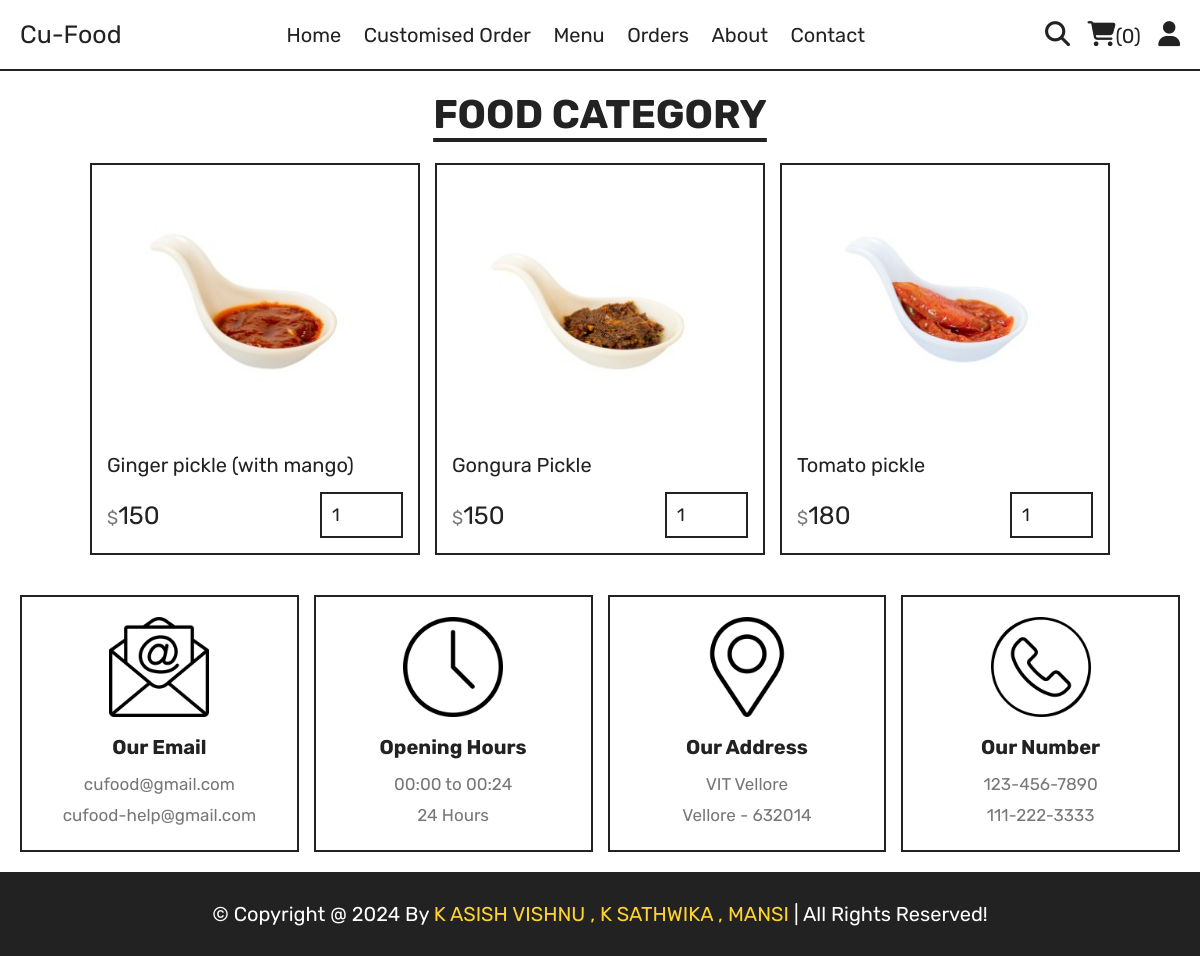
The app's page /category.php?category=main dish with its own data.
### tables this page shows
CREATE TABLE `products` (
  `id` int(100) NOT NULL,
  `name` varchar(100) NOT NULL,
  `category` varchar(100) NOT NULL,
  `price` int(10) NOT NULL,
  `image` varchar(100) NOT NULL
);

### category.php (the view, shortened to what this page needs)
<?php
include 'components/connect.php';
?>
<!DOCTYPE html>
<html lang="en">
<head>
   <link rel="stylesheet" href="https://cdnjs.cloudflare.com/ajax/libs/font-awesome/6.1.1/css/all.min.css">
   <link rel="stylesheet" href="css/style.css">
</head>
<body>
<?php include 'components/user_header.php'; ?>
<section class="products">
   <h1 class="title">food category</h1>
   <div class="box-container">
      <?php
         $category = $_GET['category'];
         $select_products = $conn->prepare("SELECT * FROM `products` WHERE category = ?");
         $select_products->execute([$category]);
         if($select_products->rowCount() > 0){
            while($fetch_products = $select_products->fetch(PDO::FETCH_ASSOC)){
      ?>
      <form action="" method="post" class="box">
         <img src="uploaded_img/<?= $fetch_products['image']; ?>" alt="">
         <div class="name"><?= $fetch_products['name']; ?></div>
         <div class="flex">
            <div class="price"><span>$</span><?= $fetch_products['price']; ?></div>
            <input type="number" name="qty" class="qty" min="1" max="99" value="1" maxlength="2">
         </div>
      </form>
      <?php
            }
         }else{
            echo '<p class="empty">no products added yet!</p>';
         }
      ?>
   </div>
</section>
<?php include 'components/footer.php'; ?>
</body>
</html>

### css/style.css (style rules this page uses)
:root { --yellow:#fed330; --red:#e74c3c; --white:#fff; --black:#222; --light-color:#777; --border:.2rem solid var(--black); }
* { font-family: 'Rubik', sans-serif; margin:0; padding:0; box-sizing: border-box; outline: none; border: none; text-decoration: none; }
html { font-size: 62.5%; overflow-x: hidden; scroll-behavior: smooth; stop-opacity: 7rem; }
section { margin:0 auto; max-width: 1200px; padding:2rem; }
.title { text-align: center; margin-bottom: 2.5rem; font-size: 4rem; color:var(--black); text-transform: uppercase; text-decoration: underline; text-underline-offset: 1rem; }
.products .box-container { display: grid; grid-template-columns: repeat(auto-fit, 33rem); justify-content: center; align-items: flex-start; gap:1.5rem; }
.products .box-container .box { border:var(--border); padding:1.5rem; position: relative; overflow: hidden; }
.products .box-container .box img { height: 25rem; width: 100%; object-fit: contain; margin-bottom: 1rem; }
.products .box-container .box .name { font-size: 2rem; color:var(--black); margin:1rem 0; }
.products .box-container .box .flex { display: flex; align-items: center; gap:1rem; margin-top: 1.5rem; }
.products .box-container .box .flex .price { margin-right: auto; font-size: 2.5rem; color:var(--black); }
.products .box-container .box .flex .price span { color:var(--light-color); font-size: 1.8rem; }
.products .box-container .box .flex .qty { padding:1rem; border:var(--border); font-size: 1.8rem; color:var(--black); }

### records on screen
products: image (picture), name "Ginger pickle (with mango)", price "150"
products: image (picture), name "Gongura Pickle", price "150"
products: image (picture), name "Tomato pickle", price "180"

### other values on screen
$total_cart_items "0"
